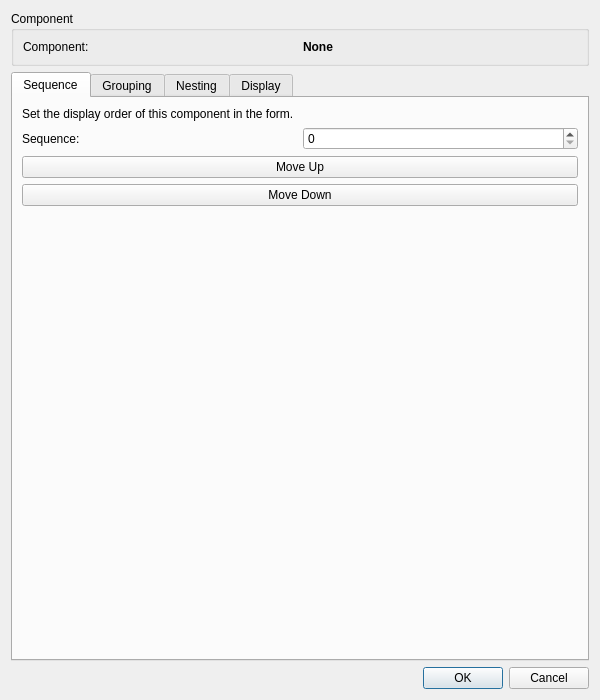
<?xml version="1.0" encoding="UTF-8"?>
<ui version="4.0">
 <class>UIMetadataPanel</class>
 <widget class="QDialog" name="UIMetadataPanel">
  <property name="geometry">
   <rect>
    <x>0</x>
    <y>0</y>
    <width>600</width>
    <height>700</height>
   </rect>
  </property>
  <property name="windowTitle">
   <string>UI Metadata Editor</string>
  </property>
  <layout class="QVBoxLayout" name="mainLayout">
   <item>
    <widget class="QGroupBox" name="componentGroupBox">
     <property name="title">
      <string>Component</string>
     </property>
     <layout class="QVBoxLayout" name="componentLayout">
      <item>
       <layout class="QHBoxLayout" name="componentNameLayout">
        <item>
         <widget class="QLabel" name="componentLabel">
          <property name="text">
           <string>Component:</string>
          </property>
         </widget>
        </item>
        <item>
         <widget class="QLabel" name="componentNameLabel">
          <property name="text">
           <string>None</string>
          </property>
          <property name="font">
           <font>
            <weight>75</weight>
            <bold>true</bold>
           </font>
          </property>
         </widget>
        </item>
       </layout>
      </item>
     </layout>
    </widget>
   </item>
   <item>
    <widget class="QTabWidget" name="metadataTabWidget">
     <property name="currentIndex">
      <number>0</number>
     </property>
     <widget class="QWidget" name="sequenceTab">
      <attribute name="title">
       <string>Sequence</string>
      </attribute>
      <layout class="QVBoxLayout" name="sequenceLayout">
       <item>
        <widget class="QLabel" name="sequenceHelpLabel">
         <property name="text">
          <string>Set the display order of this component in the form.</string>
         </property>
         <property name="wordWrap">
          <bool>true</bool>
         </property>
        </widget>
       </item>
       <item>
        <layout class="QHBoxLayout" name="sequenceInputLayout">
         <item>
          <widget class="QLabel" name="sequenceValueLabel">
           <property name="text">
            <string>Sequence:</string>
           </property>
          </widget>
         </item>
         <item>
          <widget class="QSpinBox" name="sequenceSpinBox">
           <property name="minimum">
            <number>0</number>
           </property>
           <property name="maximum">
            <number>9999</number>
           </property>
          </widget>
         </item>
        </layout>
       </item>
       <item>
        <widget class="QPushButton" name="moveUpButton">
         <property name="text">
          <string>Move Up</string>
         </property>
        </widget>
       </item>
       <item>
        <widget class="QPushButton" name="moveDownButton">
         <property name="text">
          <string>Move Down</string>
         </property>
        </widget>
       </item>
       <item>
        <spacer name="sequenceSpacer">
         <property name="orientation">
          <enum>Qt::Vertical</enum>
         </property>
         <property name="sizeHint" stdset="0">
          <size>
           <width>20</width>
           <height>40</height>
          </size>
         </property>
        </spacer>
       </item>
      </layout>
     </widget>
     <widget class="QWidget" name="groupingTab">
      <attribute name="title">
       <string>Grouping</string>
      </attribute>
      <layout class="QVBoxLayout" name="groupingLayout">
       <item>
        <widget class="QLabel" name="groupingHelpLabel">
         <property name="text">
          <string>Assign this component to a group for visual organization in the form.</string>
         </property>
         <property name="wordWrap">
          <bool>true</bool>
         </property>
        </widget>
       </item>
       <item>
        <layout class="QHBoxLayout" name="groupSelectLayout">
         <item>
          <widget class="QLabel" name="groupLabel">
           <property name="text">
            <string>Group:</string>
           </property>
          </widget>
         </item>
         <item>
          <widget class="QComboBox" name="groupComboBox">
           <property name="editable">
            <bool>true</bool>
           </property>
          </widget>
         </item>
         <item>
          <widget class="QPushButton" name="createGroupButton">
           <property name="text">
            <string>Create New</string>
           </property>
          </widget>
         </item>
        </layout>
       </item>
       <item>
        <widget class="QGroupBox" name="groupDetailsGroupBox">
         <property name="title">
          <string>Group Details</string>
         </property>
         <layout class="QVBoxLayout" name="groupDetailsLayout">
          <item>
           <layout class="QHBoxLayout" name="groupLabelLayout">
            <item>
             <widget class="QLabel" name="groupDisplayLabel">
              <property name="text">
               <string>Label:</string>
              </property>
             </widget>
            </item>
            <item>
             <widget class="QLineEdit" name="groupLabelLineEdit">
              <property name="placeholderText">
               <string>Group display label</string>
              </property>
             </widget>
            </item>
           </layout>
          </item>
          <item>
           <layout class="QHBoxLayout" name="groupDescLayout">
            <item>
             <widget class="QLabel" name="groupDescLabel">
              <property name="text">
               <string>Description:</string>
              </property>
             </widget>
            </item>
            <item>
             <widget class="QLineEdit" name="groupDescLineEdit">
              <property name="placeholderText">
               <string>Group description</string>
              </property>
             </widget>
            </item>
           </layout>
          </item>
          <item>
           <layout class="QHBoxLayout" name="groupSeqLayout">
            <item>
             <widget class="QLabel" name="groupSeqLabel">
              <property name="text">
               <string>Sequence:</string>
              </property>
             </widget>
            </item>
            <item>
             <widget class="QSpinBox" name="groupSeqSpinBox">
              <property name="minimum">
               <number>0</number>
              </property>
              <property name="maximum">
               <number>9999</number>
              </property>
             </widget>
            </item>
           </layout>
          </item>
         </layout>
        </widget>
       </item>
       <item>
        <widget class="QPushButton" name="removeFromGroupButton">
         <property name="text">
          <string>Remove from Group</string>
         </property>
        </widget>
       </item>
       <item>
        <spacer name="groupingSpacer">
         <property name="orientation">
          <enum>Qt::Vertical</enum>
         </property>
         <property name="sizeHint" stdset="0">
          <size>
           <width>20</width>
           <height>40</height>
          </size>
         </property>
        </spacer>
       </item>
      </layout>
     </widget>
     <widget class="QWidget" name="nestingTab">
      <attribute name="title">
       <string>Nesting</string>
      </attribute>
      <layout class="QVBoxLayout" name="nestingLayout">
       <item>
        <widget class="QLabel" name="nestingHelpLabel">
         <property name="text">
          <string>Set a parent component to create nested structures (e.g., Address within Company).</string>
         </property>
         <property name="wordWrap">
          <bool>true</bool>
         </property>
        </widget>
       </item>
       <item>
        <layout class="QHBoxLayout" name="parentSelectLayout">
         <item>
          <widget class="QLabel" name="parentLabel">
           <property name="text">
            <string>Parent:</string>
           </property>
          </widget>
         </item>
         <item>
          <widget class="QComboBox" name="parentComboBox">
           <property name="toolTip">
            <string>Select parent component (empty for top-level)</string>
           </property>
          </widget>
         </item>
        </layout>
       </item>
       <item>
        <widget class="QPushButton" name="removeParentButton">
         <property name="text">
          <string>Remove Parent (Make Top-Level)</string>
         </property>
        </widget>
       </item>
       <item>
        <widget class="QGroupBox" name="treePreviewGroupBox">
         <property name="title">
          <string>Tree Preview</string>
         </property>
         <layout class="QVBoxLayout" name="treePreviewLayout">
          <item>
           <widget class="QTreeWidget" name="treePreviewWidget">
            <property name="headerHidden">
             <bool>true</bool>
            </property>
            <column>
             <property name="text">
              <string notr="true">1</string>
             </property>
            </column>
           </widget>
          </item>
         </layout>
        </widget>
       </item>
       <item>
        <spacer name="nestingSpacer">
         <property name="orientation">
          <enum>Qt::Vertical</enum>
         </property>
         <property name="sizeHint" stdset="0">
          <size>
           <width>20</width>
           <height>40</height>
          </size>
         </property>
        </spacer>
       </item>
      </layout>
     </widget>
     <widget class="QWidget" name="displayTab">
      <attribute name="title">
       <string>Display</string>
      </attribute>
      <layout class="QVBoxLayout" name="displayLayout">
       <item>
        <widget class="QLabel" name="displayHelpLabel">
         <property name="text">
          <string>Customize how this component appears in the UI.</string>
         </property>
         <property name="wordWrap">
          <bool>true</bool>
         </property>
        </widget>
       </item>
       <item>
        <layout class="QHBoxLayout" name="labelLayout">
         <item>
          <widget class="QLabel" name="displayLabelLabel">
           <property name="text">
            <string>Label:</string>
           </property>
          </widget>
         </item>
         <item>
          <widget class="QLineEdit" name="displayLabelLineEdit">
           <property name="placeholderText">
            <string>Custom label (optional)</string>
           </property>
          </widget>
         </item>
        </layout>
       </item>
       <item>
        <layout class="QVBoxLayout" name="helpTextLayout">
         <item>
          <widget class="QLabel" name="helpTextLabel">
           <property name="text">
            <string>Help Text:</string>
           </property>
          </widget>
         </item>
         <item>
          <widget class="QTextEdit" name="helpTextEdit">
           <property name="placeholderText">
            <string>Help text to display to users</string>
           </property>
           <property name="maximumHeight">
            <number>80</number>
           </property>
          </widget>
         </item>
        </layout>
       </item>
       <item>
        <widget class="QGroupBox" name="optionsGroupBox">
         <property name="title">
          <string>Options</string>
         </property>
         <layout class="QVBoxLayout" name="optionsLayout">
          <item>
           <widget class="QCheckBox" name="collapsibleCheckBox">
            <property name="text">
             <string>Collapsible in tree view</string>
            </property>
            <property name="checked">
             <bool>true</bool>
            </property>
           </widget>
          </item>
          <item>
           <widget class="QCheckBox" name="visibleCheckBox">
            <property name="text">
             <string>Visible in UI</string>
            </property>
            <property name="checked">
             <bool>true</bool>
            </property>
           </widget>
          </item>
         </layout>
        </widget>
       </item>
       <item>
        <spacer name="displaySpacer">
         <property name="orientation">
          <enum>Qt::Vertical</enum>
         </property>
         <property name="sizeHint" stdset="0">
          <size>
           <width>20</width>
           <height>40</height>
          </size>
         </property>
        </spacer>
       </item>
      </layout>
     </widget>
    </widget>
   </item>
   <item>
    <widget class="QDialogButtonBox" name="buttonBox">
     <property name="orientation">
      <enum>Qt::Horizontal</enum>
     </property>
     <property name="standardButtons">
      <set>QDialogButtonBox::Cancel|QDialogButtonBox::Ok</set>
     </property>
    </widget>
   </item>
  </layout>
 </widget>
 <resources/>
 <connections>
  <connection>
   <sender>buttonBox</sender>
   <signal>accepted()</signal>
   <receiver>UIMetadataPanel</receiver>
   <slot>accept()</slot>
   <hints>
    <hint type="sourcelabel">
     <x>248</x>
     <y>254</y>
    </hint>
    <hint type="destinationlabel">
     <x>157</x>
     <y>274</y>
    </hint>
   </hints>
  </connection>
  <connection>
   <sender>buttonBox</sender>
   <signal>rejected()</signal>
   <receiver>UIMetadataPanel</receiver>
   <slot>reject()</slot>
   <hints>
    <hint type="sourcelabel">
     <x>316</x>
     <y>260</y>
    </hint>
    <hint type="destinationlabel">
     <x>286</x>
     <y>274</y>
    </hint>
   </hints>
  </connection>
 </connections>
</ui>
